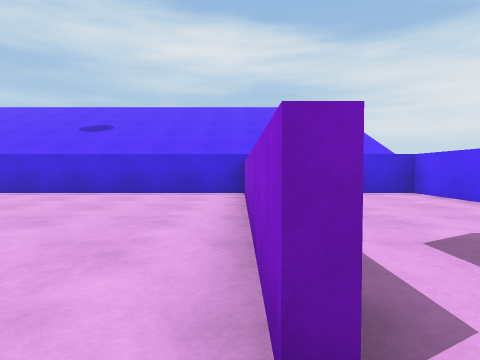
View 1 (above)

20 first-person views from a walk through a Unity game level. The camera is 0.62 m above the floor, tilts 2° down and sees 75° across. The floor is counted in squares, 1 m on a side. Each view is taken from the middle of a square. On the plan, view 1 faces up. The plan holds only what a view shows up to about 9 squares ahead; the rest is blank. The place goes on beyond the plan. The player is left out. Surface patterns are stand-ins for the level's own textures.

View 2
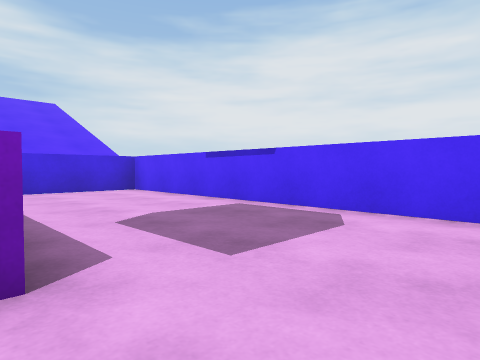

View 3
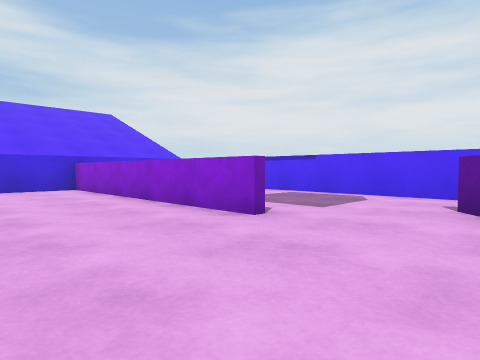

View 4
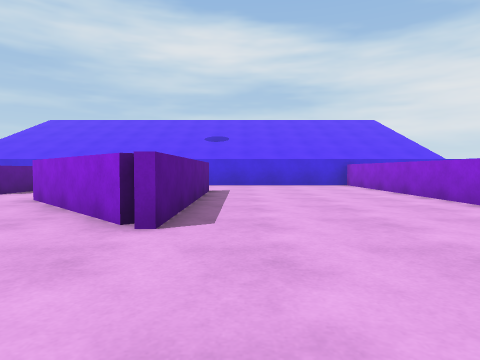

View 5
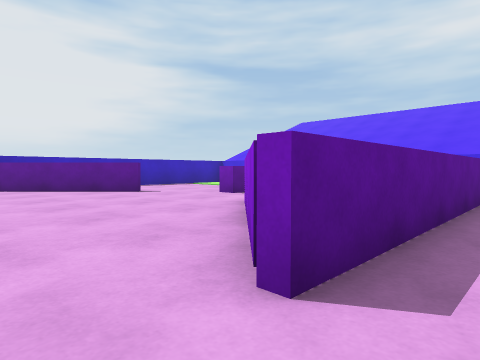

View 6
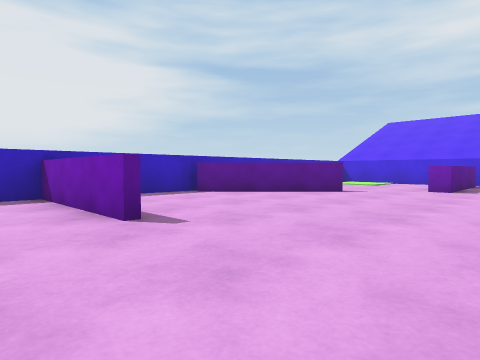

View 7
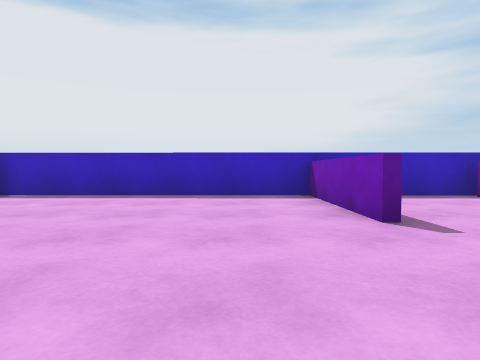

View 8
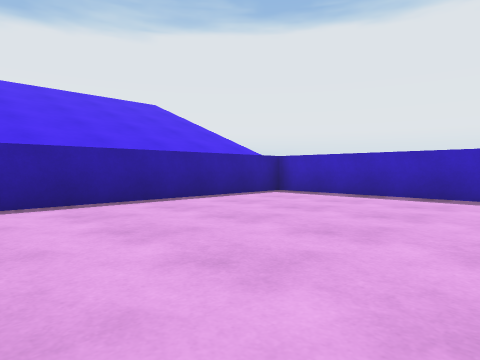

View 9
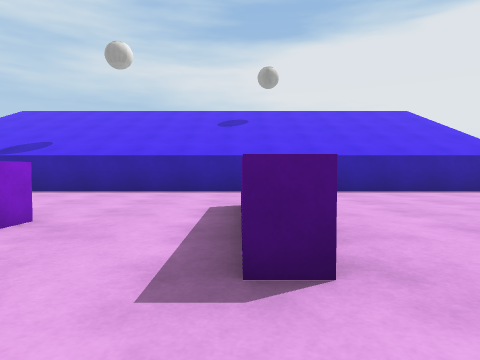

View 10
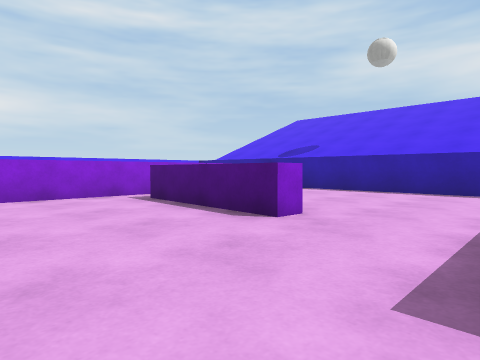

View 11
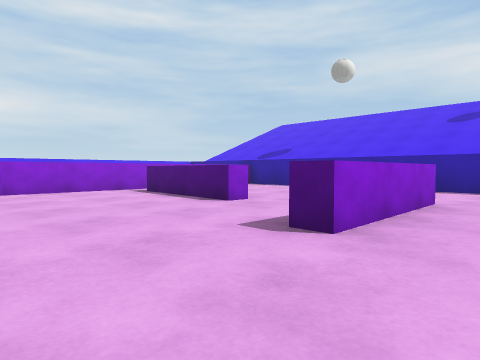

View 12
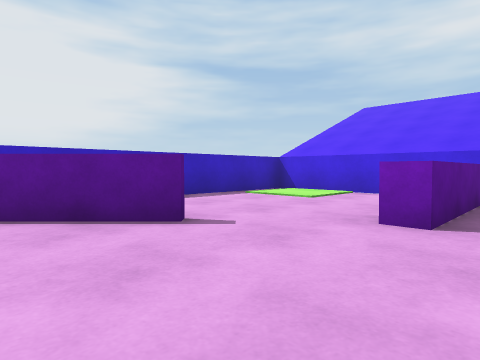

View 13
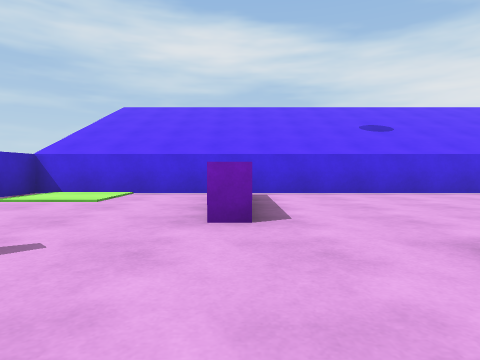

View 14
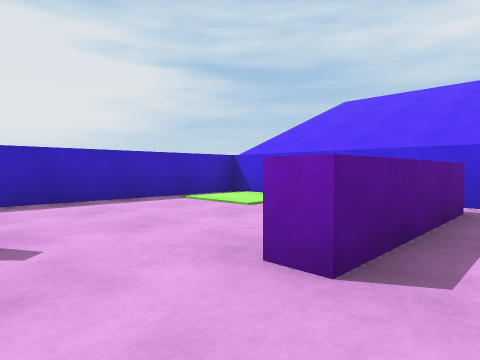

View 15
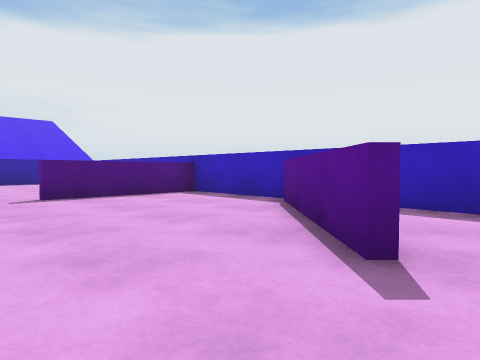

View 16
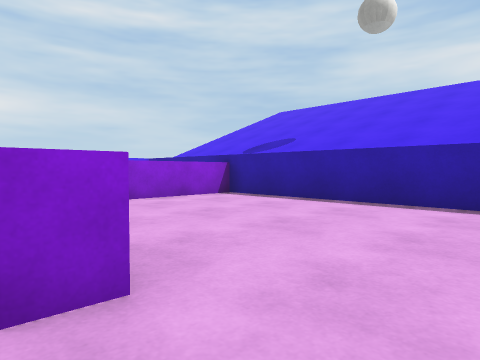

View 17
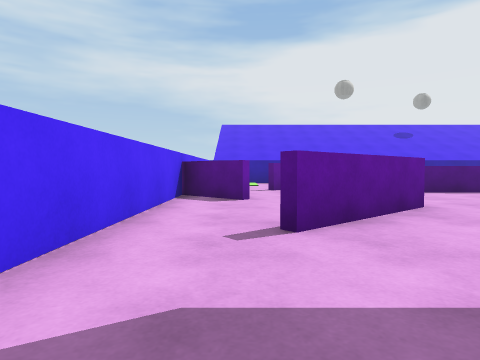

View 18
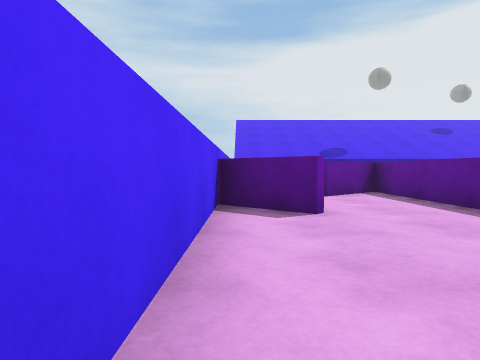

View 19
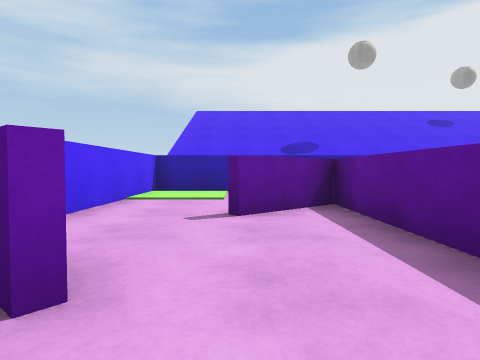

View 20
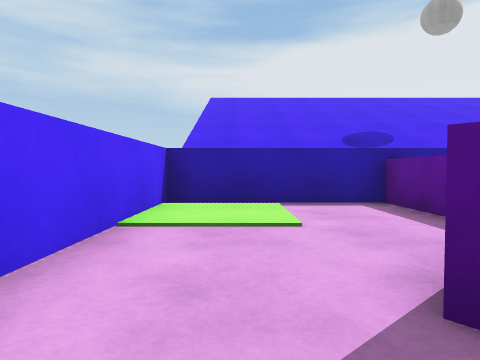

### Floor plan
Key: @ floor where view 1 was taken; # wall or solid block; . main floor; : floor 0.05 m higher than the main floor; ^ raised ledge.
Columns run from 16 left of view 1 to 5 right of it. Each row starts with its distance up from view 1.
  8 ######################
  7 #.::..^.........#....#
  6 #.::..^.........#....#
  5 #.....^.........#....#
  4 #.....^... #....#....#
  3 #......... #....#....#
  2 #..#....## #....#....#
  1 #.##.....###....#....#
  0 ###.......##....@....#
 -1 #....................#
 -2 #................##..#
 -3 #...............##...#
 -4 #####...........#....#
 -5 #........^......#..###
 -6 #........^..^^..#....
 -7 #........^...^^^#....#
 -8 #........^......###..#
 -9 #...............#....#
-10 #...............#..::#
-11 #...............#..::#
-12 ######################

Positions as (right, up) in squares from view 1, and headings:
1: (0, 0), facing up
2: (0, -1), facing up-right
3: (-3, -2), facing up-right
4: (-4, -4), facing up
5: (-4, -2), facing up-left
6: (-8, -6), facing up-left
7: (-8, -6), facing left
8: (-8, -6), facing down-left
9: (-7, -3), facing down
10: (-7, -3), facing down-right
11: (-9, -2), facing down-right
12: (-9, 0), facing up-left
13: (-10, 0), facing up
14: (-9, 2), facing up-left
15: (-10, 3), facing down-left
16: (-6, -6), facing down-right
17: (3, 2), facing down
18: (4, 0), facing down
19: (2, -3), facing down
20: (3, -6), facing down
